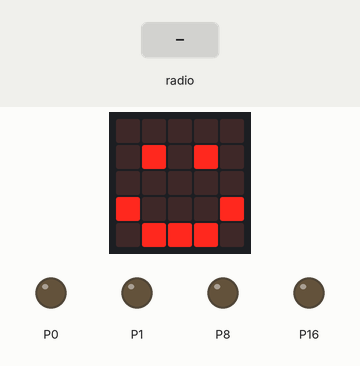
This program was run on a simulated BBC micro:bit (MakeCode). Parts: the board's 5×5 LED display, output pins drawn as LEDs (lit = HIGH). The test bench sets the inputs (shaded band).

Above: at 1.8 s.
1.9 s: radio message "1" arrives
At 2.9 s:
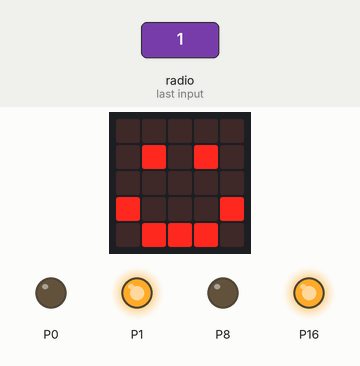
3.4 s: radio message "0" arrives
At 4.1 s:
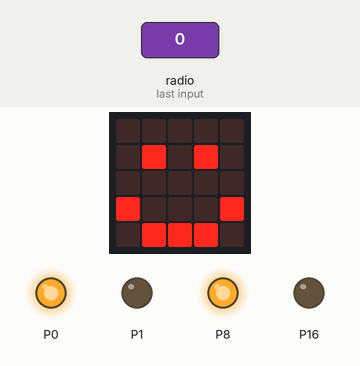
4.9 s: radio message "5" arrives
At 5.3 s:
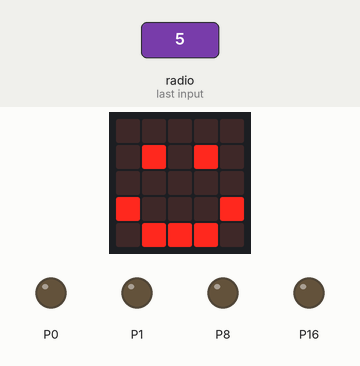
Timing chart, 0 to 7.9 s (numbered marks = the images above; inputs shaded):
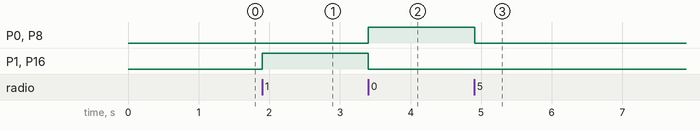

Measured:
- after the input at 1.9 s, P1, P16: LOW → HIGH at once
- after the input at 3.4 s, P0, P8: LOW → HIGH at once; P1, P16: HIGH → LOW at once
- after the input at 4.9 s, P0, P8: HIGH → LOW at once

The program:

main.ts
```typescript
radio.onReceivedNumber(function (receivedNumber) {
    dato = receivedNumber
})
let dato = 0
dato = 4
radio.setGroup(27)
basic.showIcon(IconNames.Happy)
basic.forever(function () {
    if (dato == 0) {
        pins.digitalWritePin(DigitalPin.P0, 1)
        pins.digitalWritePin(DigitalPin.P1, 0)
        pins.digitalWritePin(DigitalPin.P8, 1)
        pins.digitalWritePin(DigitalPin.P16, 0)
    } else if (dato == 1) {
        pins.digitalWritePin(DigitalPin.P0, 0)
        pins.digitalWritePin(DigitalPin.P1, 1)
        pins.digitalWritePin(DigitalPin.P8, 0)
        pins.digitalWritePin(DigitalPin.P16, 1)
    } else if (dato == 2) {
        pins.digitalWritePin(DigitalPin.P0, 0)
        pins.digitalWritePin(DigitalPin.P1, 0)
        pins.digitalWritePin(DigitalPin.P8, 1)
        pins.digitalWritePin(DigitalPin.P16, 0)
    } else if (dato == 3) {
        pins.digitalWritePin(DigitalPin.P0, 1)
        pins.digitalWritePin(DigitalPin.P1, 0)
        pins.digitalWritePin(DigitalPin.P8, 0)
        pins.digitalWritePin(DigitalPin.P16, 0)
    } else {
        pins.digitalWritePin(DigitalPin.P0, 0)
        pins.digitalWritePin(DigitalPin.P1, 0)
        pins.digitalWritePin(DigitalPin.P8, 0)
        pins.digitalWritePin(DigitalPin.P16, 0)
    }
})
```

test.ts
```typescript
// aquí va el archivo "tests"; esto no se compilará cuando este paquete se utilice como una extensión.
```
